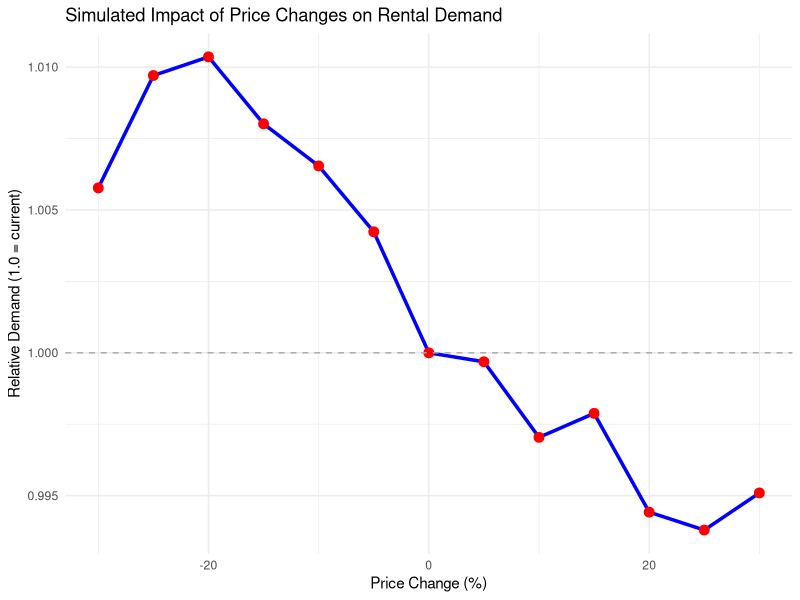
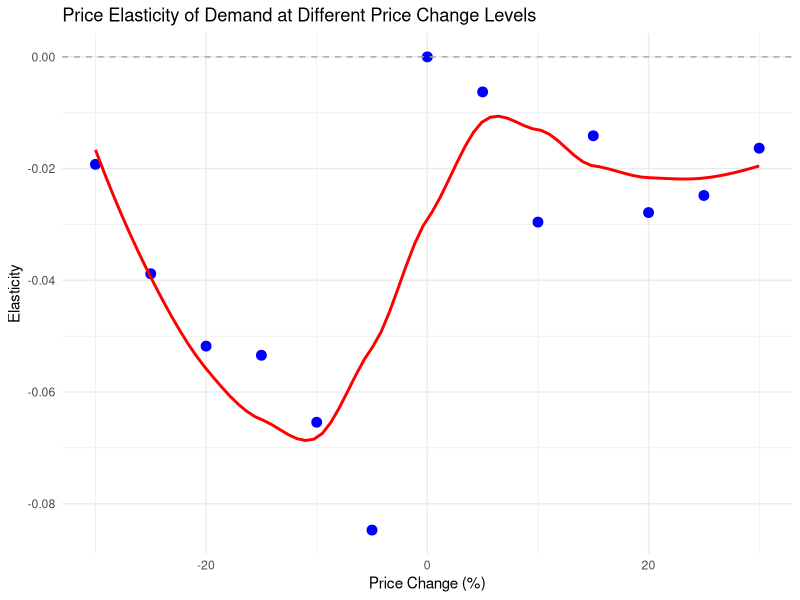
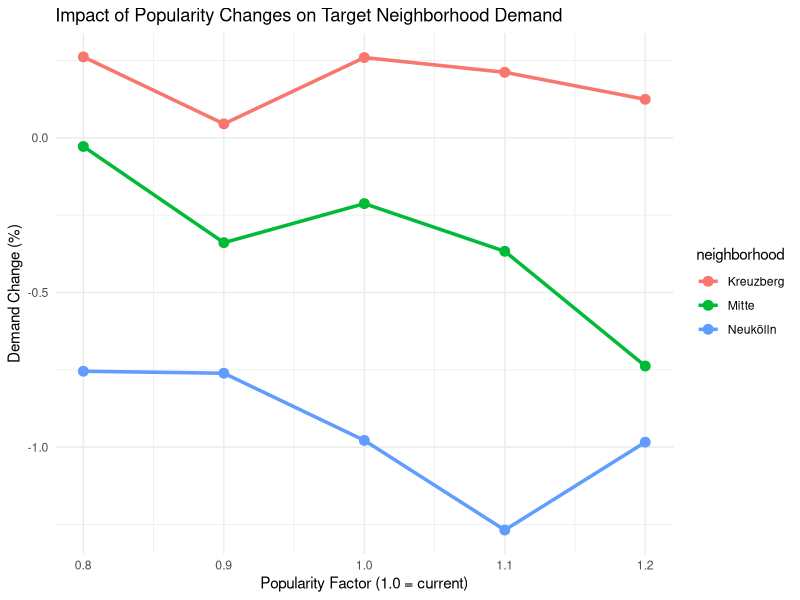
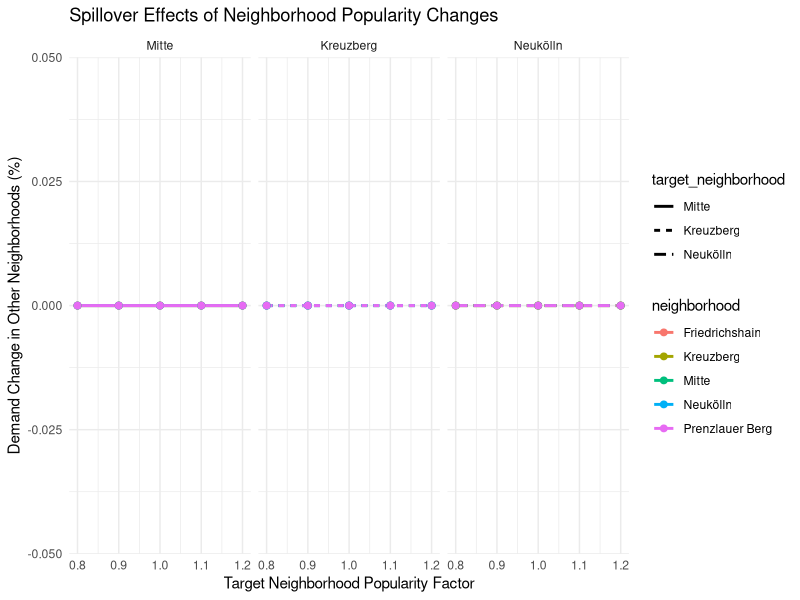
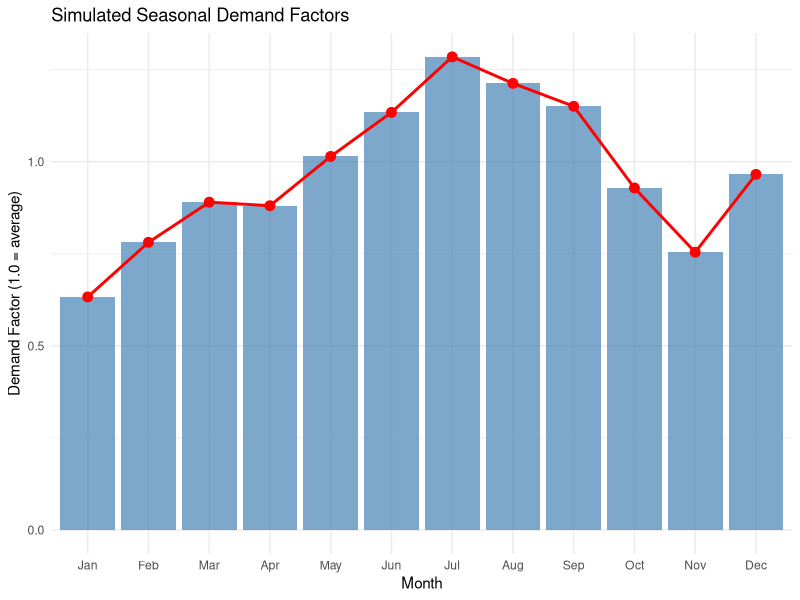
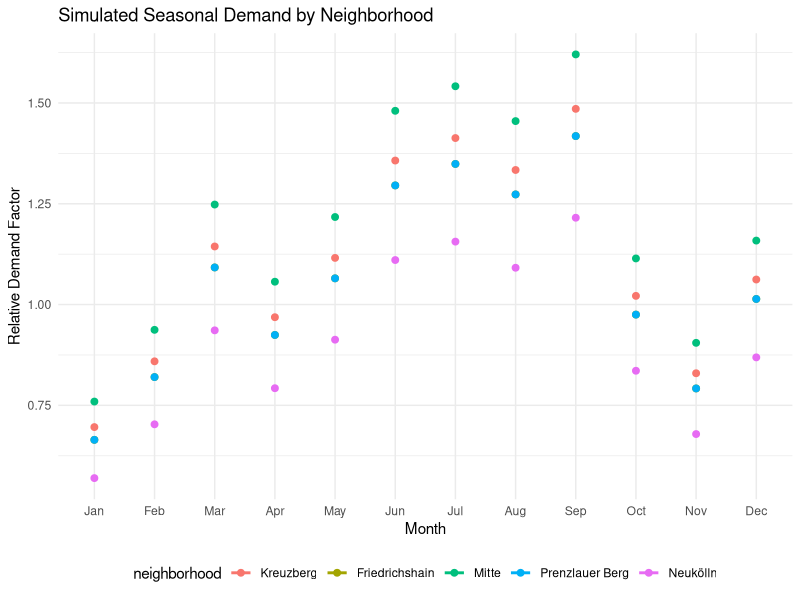
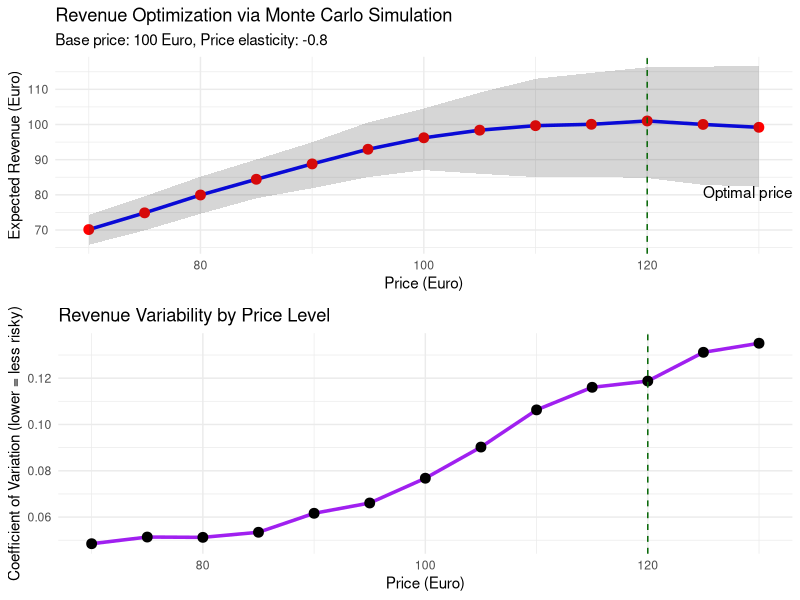
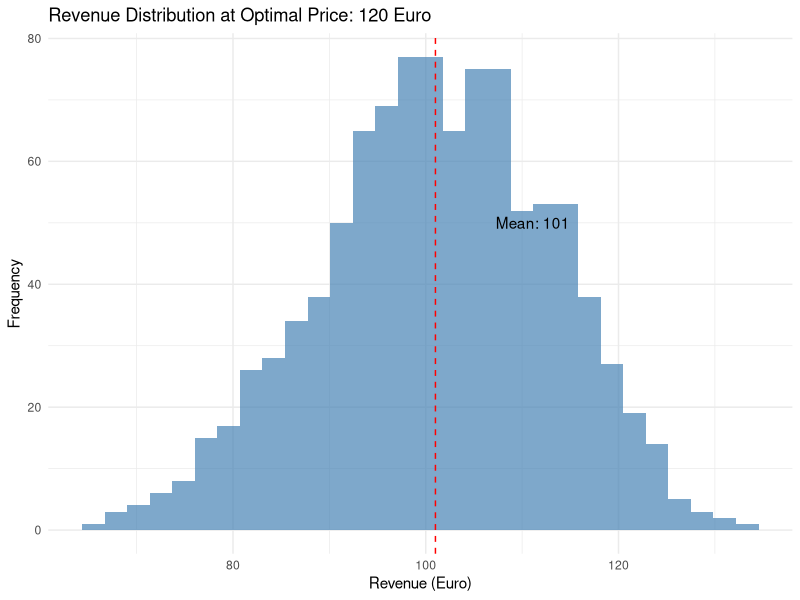

These figures' R source, in order:
## ---- chunk 1
knitr::opts_chunk$set(echo = TRUE, 
                     warning = FALSE, 
                     message = FALSE,
                     fig.width = 10, 
                     fig.height = 6)

# Load necessary libraries
library(tidyverse)      # For data manipulation and visualization
library(ggplot2)        # For visualization
library(knitr)          # For nice tables
library(randomForest)   # For the predictive model
library(lubridate)      # For date manipulation
library(forecast)       # For time series forecasting
library(MASS)           # For mvrnorm function
library(gridExtra)      # For grid.arrange
## ---- chunk 2
# Set file paths
processed_data_path <- "../data/processed/"

# Check if processed data exists
if (!file.exists(paste0(processed_data_path, "airbnb_berlin_clean.csv"))) {
  message("Processed data file not found! Please run the data preprocessing script first.")
}

# For now, create a sample dataset and model as placeholders
set.seed(123)
n <- 1000  # sample size
airbnb_data <- data.frame(
  listing_id = 1:n,
  price = runif(n, 40, 300),
  accommodates = sample(1:8, n, replace = TRUE),
  bedrooms = sample(1:4, n, replace = TRUE),
  bathrooms = sample(c(1, 1.5, 2, 2.5, 3), n, replace = TRUE),
  neighborhood = sample(c("Mitte", "Kreuzberg", "Neukölln", "Prenzlauer Berg", "Friedrichshain"), n, replace = TRUE),
  room_type = sample(c("Entire home/apt", "Private room", "Shared room"), n, replace = TRUE),
  reviews = rpois(n, 20),
  overall_rating = rnorm(n, 4.5, 0.5),
  distance_to_center = runif(n, 0, 8),
  demand_proxy = runif(n, 0, 1)
)

# Mock model training (simplified)
X <- model.matrix(~ price + accommodates + bedrooms + bathrooms + 
                    neighborhood + room_type + overall_rating + 
                    distance_to_center - 1, data = airbnb_data)
y <- airbnb_data$demand_proxy

set.seed(123)
best_model <- randomForest(X, y, ntree = 50)
## ---- chunk 3
# Define a range of price changes (percentage)
price_changes <- seq(-0.3, 0.3, by = 0.05)  # -30% to +30%

# Function to simulate demand under price changes
simulate_price_change <- function(data, model, percent_change) {
  # Create a copy of the data
  modified_data <- data
  
  # Adjust prices
  modified_data$price <- data$price * (1 + percent_change)
  
  # Create feature matrix
  X_mod <- model.matrix(~ price + accommodates + bedrooms + bathrooms + 
                         neighborhood + room_type + overall_rating + 
                         distance_to_center - 1, data = modified_data)
  
  # Predict demand
  predicted_demand <- predict(model, X_mod)
  
  # Calculate average demand
  mean_demand <- mean(predicted_demand)
  
  return(data.frame(
    price_change_percent = percent_change * 100,
    mean_demand = mean_demand,
    relative_demand = mean_demand / mean(predict(model, X))
  ))
}

# Run simulations for each price change
price_simulation_results <- map_df(price_changes, 
                                 ~simulate_price_change(airbnb_data, best_model, .))

# Visualize results
ggplot(price_simulation_results, aes(x = price_change_percent, y = relative_demand)) +
  geom_line(color = "blue", size = 1.2) +
  geom_point(color = "red", size = 3) +
  geom_hline(yintercept = 1, linetype = "dashed", color = "darkgray") +
  labs(title = "Simulated Impact of Price Changes on Rental Demand",
       x = "Price Change (%)",
       y = "Relative Demand (1.0 = current)") +
  theme_minimal()

# Calculate price elasticity of demand
price_simulation_results <- price_simulation_results %>%
  mutate(
    price_change_decimal = price_change_percent / 100,
    demand_change_percent = (relative_demand - 1) * 100,
    elasticity = ifelse(price_change_decimal != 0, 
                        demand_change_percent / price_change_percent, NA)
  )

# Average elasticity
avg_elasticity <- mean(price_simulation_results$elasticity, na.rm = TRUE)
cat("Average price elasticity of demand:", round(avg_elasticity, 2), "\n")

# Elasticity by price change
ggplot(price_simulation_results %>% filter(price_change_decimal != 0), 
       aes(x = price_change_percent, y = elasticity)) +
  geom_point(color = "blue", size = 3) +
  geom_smooth(method = "loess", se = FALSE, color = "red") +
  geom_hline(yintercept = 0, linetype = "dashed", color = "darkgray") +
  labs(title = "Price Elasticity of Demand at Different Price Change Levels",
       x = "Price Change (%)",
       y = "Elasticity") +
  theme_minimal()
## ---- chunk 4
# Function to simulate demand with neighborhood popularity shifts
simulate_neighborhood_popularity <- function(data, model, neighborhood, popularity_factor) {
  # Create a copy of the data
  modified_data <- data
  
  # Identify baseline demand by neighborhood
  X_base <- model.matrix(~ price + accommodates + bedrooms + bathrooms + 
                         neighborhood + room_type + overall_rating + 
                         distance_to_center - 1, data = data)
  base_predictions <- predict(model, X_base)
  baseline_demand <- data.frame(
    neighborhood = data$neighborhood,
    demand = base_predictions
  ) %>%
    group_by(neighborhood) %>%
    summarize(mean_demand = mean(demand))
  
  # Create new dataset with modified properties for the target neighborhood
  # For demonstration purposes, we'll simulate this by:
  # - Adjusting ratings for listings in the target neighborhood
  # - The direction and magnitude depend on the popularity_factor
  
  # Adjust ratings for the target neighborhood
  rating_change <- (popularity_factor - 1) * 0.5  # Scale the change
  modified_data$overall_rating <- ifelse(
    modified_data$neighborhood == neighborhood,
    pmin(pmax(modified_data$overall_rating + rating_change, 1), 5),  # Keep within 1-5 range
    modified_data$overall_rating
  )
  
  # Create feature matrix for modified data
  X_mod <- model.matrix(~ price + accommodates + bedrooms + bathrooms + 
                         neighborhood + room_type + overall_rating + 
                         distance_to_center - 1, data = modified_data)
  
  # Predict demand
  modified_predictions <- predict(model, X_mod)
  
  # Calculate new demand by neighborhood
  modified_demand <- data.frame(
    neighborhood = modified_data$neighborhood,
    demand = modified_predictions
  ) %>%
    group_by(neighborhood) %>%
    summarize(mean_demand = mean(demand))
  
  # Calculate demand changes
  demand_changes <- left_join(modified_demand, baseline_demand, 
                               by = "neighborhood", suffix = c("_modified", "_baseline"))
  
  demand_changes <- demand_changes %>%
    mutate(
      relative_demand = mean_demand_modified / mean_demand_baseline,
      percent_change = (mean_demand_modified / mean_demand_baseline - 1) * 100
    )
  
  # Return results
  return(list(
    neighborhood = neighborhood,
    popularity_factor = popularity_factor,
    demand_changes = demand_changes
  ))
}

# Define neighborhoods and popularity factors to simulate
neighborhoods <- c("Mitte", "Kreuzberg", "Neukölln")
popularity_factors <- c(0.8, 0.9, 1.0, 1.1, 1.2)  # 0.8 = 20% less popular, 1.2 = 20% more popular

# Create all combinations
simulation_params <- expand.grid(
  neighborhood = neighborhoods,
  popularity_factor = popularity_factors
)

# Run simulations
neighborhood_simulations <- map2(
  simulation_params$neighborhood,
  simulation_params$popularity_factor,
  ~simulate_neighborhood_popularity(airbnb_data, best_model, .x, .y)
)

# Extract results for visualization
neighborhood_results <- map_df(neighborhood_simulations, function(sim) {
  sim$demand_changes %>%
    mutate(
      target_neighborhood = sim$neighborhood,
      popularity_factor = sim$popularity_factor
    )
})

# Visualize impact on the target neighborhoods
target_results <- neighborhood_results %>%
  filter(neighborhood == target_neighborhood)

ggplot(target_results, aes(x = popularity_factor, y = percent_change, color = neighborhood)) +
  geom_line(size = 1.2) +
  geom_point(size = 3) +
  labs(title = "Impact of Popularity Changes on Target Neighborhood Demand",
       x = "Popularity Factor (1.0 = current)",
       y = "Demand Change (%)") +
  theme_minimal()

# Visualize spillover effects to other neighborhoods
spillover_results <- neighborhood_results %>%
  filter(neighborhood != target_neighborhood)

ggplot(spillover_results, aes(x = popularity_factor, y = percent_change, 
                             color = neighborhood, linetype = target_neighborhood)) +
  geom_line(size = 1) +
  geom_point(size = 2) +
  labs(title = "Spillover Effects of Neighborhood Popularity Changes",
       x = "Target Neighborhood Popularity Factor",
       y = "Demand Change in Other Neighborhoods (%)") +
  theme_minimal() +
  facet_wrap(~target_neighborhood)
## ---- chunk 5
# Create simulated seasonal demand baseline
set.seed(456)
months <- 1:12
month_names <- month.abb

# Simulate seasonal factors (higher in summer, lower in winter)
seasonal_factors <- c(0.7, 0.75, 0.85, 0.95, 1.05, 1.15, 
                      1.25, 1.2, 1.1, 0.9, 0.8, 0.9)

# Add some randomness
seasonal_factors <- seasonal_factors + rnorm(12, 0, 0.05)

# Create a dataframe for seasonal baseline
seasonal_baseline <- data.frame(
  month = month_names,
  month_num = months,
  seasonal_factor = seasonal_factors
)

# Visualize seasonal baseline
ggplot(seasonal_baseline, aes(x = factor(month, levels = month.abb), y = seasonal_factor)) +
  geom_bar(stat = "identity", fill = "steelblue", alpha = 0.7) +
  geom_line(aes(x = month_num, y = seasonal_factor, group = 1), 
            color = "red", size = 1) +
  geom_point(aes(x = month_num, y = seasonal_factor), 
             color = "red", size = 3) +
  labs(title = "Simulated Seasonal Demand Factors",
       x = "Month",
       y = "Demand Factor (1.0 = average)") +
  theme_minimal()

# Simulate event impacts
# Let's assume there are major events in March (ITB Travel Trade Show),
# June (Tech Open Air), and September (Berlin Marathon)
events <- data.frame(
  month = c("Mar", "Jun", "Sep"),
  event = c("ITB Travel Show", "Tech Open Air", "Berlin Marathon"),
  impact = c(0.15, 0.10, 0.20)  # Additional demand increase
)

# Add events to seasonal baseline
seasonal_with_events <- seasonal_baseline %>%
  left_join(events, by = "month") %>%
  mutate(
    event_impact = ifelse(is.na(impact), 0, impact),
    total_factor = seasonal_factor + event_impact
  )

# Visualize with events
events_plot <- ggplot(seasonal_with_events, aes(x = factor(month, levels = month.abb))) +
  geom_bar(aes(y = seasonal_factor), stat = "identity", fill = "steelblue", alpha = 0.7) +
  geom_bar(aes(y = event_impact), stat = "identity", fill = "coral", alpha = 0.7) +
  geom_line(aes(x = month_num, y = total_factor, group = 1), 
            color = "red", size = 1) +
  geom_point(aes(x = month_num, y = total_factor), 
             color = "red", size = 3) +
  geom_text(data = filter(seasonal_with_events, !is.na(event)),
            aes(y = total_factor + 0.05, label = event),
            angle = 90, hjust = 0, size = 3) +
  labs(title = "Seasonal Demand with Major Events",
       x = "Month",
       y = "Demand Factor") +
  theme_minimal()

# Simulate demand across neighborhoods and months
neighborhoods <- unique(airbnb_data$neighborhood)

# Create seasonal baseline for each neighborhood (some neighborhoods might have different patterns)
neighborhood_seasonality <- expand.grid(
  neighborhood = neighborhoods,
  month = month_names,
  month_num = months
) %>%
  left_join(seasonal_with_events, by = c("month", "month_num"))

# Add neighborhood-specific factors
# For example, central areas might see higher event impacts
neighborhood_seasonality <- neighborhood_seasonality %>%
  mutate(
    neighborhood_factor = case_when(
      neighborhood == "Mitte" ~ 1.2,  # More affected by tourism
      neighborhood == "Kreuzberg" ~ 1.1,  # Popular with visitors
      neighborhood == "Prenzlauer Berg" ~ 1.05,
      neighborhood == "Friedrichshain" ~ 1.05,
      neighborhood == "Neukölln" ~ 0.9,  # Less affected
      TRUE ~ 1.0
    ),
    adjusted_factor = total_factor * neighborhood_factor
  )

# Visualize seasonal patterns by neighborhood
ggplot(neighborhood_seasonality, 
       aes(x = factor(month, levels = month.abb), y = adjusted_factor, 
           color = neighborhood, group = neighborhood)) +
  geom_line(size = 1) +
  geom_point(size = 2) +
  labs(title = "Simulated Seasonal Demand by Neighborhood",
       x = "Month",
       y = "Relative Demand Factor") +
  theme_minimal() +
  theme(legend.position = "bottom")
## ---- chunk 6
# Function to simulate revenue based on price and occupancy
simulate_revenue <- function(base_price, price_elasticity, 
                            price_variability, demand_variability,
                            n_simulations = 1000) {
  
  # Generate price adjustments around the base price
  price_adjustments <- seq(0.7, 1.3, by = 0.05)  # From -30% to +30%
  
  # For each price adjustment, run n_simulations
  results <- map_df(price_adjustments, function(adj) {
    
    # Adjusted price
    adjusted_price <- base_price * adj
    
    # Mean expected demand based on price elasticity
    mean_demand <- 1 + price_elasticity * (adj - 1)
    
    # Run simulations with variability
    sim_results <- map_df(1:n_simulations, function(i) {
      # Add random variability to demand
      actual_demand <- max(0, mean_demand + rnorm(1, 0, demand_variability))
      
      # Add random variability to actual price (e.g., discounts, special offers)
      actual_price <- max(10, adjusted_price * (1 + rnorm(1, 0, price_variability)))
      
      # Calculate occupancy (0-1)
      occupancy <- pmin(1, actual_demand)
      
      # Calculate revenue
      revenue <- occupancy * actual_price
      
      # Return simulation result
      data.frame(
        simulation = i,
        price_adj = adj,
        actual_price = actual_price,
        actual_demand = actual_demand,
        occupancy = occupancy,
        revenue = revenue
      )
    })
    
    return(sim_results)
  })
  
  return(results)
}

# Run simulation for a sample property
set.seed(789)
base_price <- 100  # Base price in Euro
price_elasticity <- -0.8  # From earlier analysis
price_variability <- 0.05  # 5% standard deviation in price
demand_variability <- 0.1  # 10% standard deviation in demand

revenue_simulation <- simulate_revenue(
  base_price, 
  price_elasticity, 
  price_variability, 
  demand_variability,
  n_simulations = 1000
)

# Analyze results
revenue_summary <- revenue_simulation %>%
  group_by(price_adj) %>%
  summarize(
    mean_revenue = mean(revenue),
    median_revenue = median(revenue),
    p10_revenue = quantile(revenue, 0.1),
    p90_revenue = quantile(revenue, 0.9),
    sd_revenue = sd(revenue),
    cv_revenue = sd_revenue / mean_revenue  # Coefficient of variation
  )

# Find optimal price adjustment
optimal_adj <- revenue_summary %>%
  filter(mean_revenue == max(mean_revenue))

# Visualize revenue by price adjustment
revenue_plot <- ggplot(revenue_summary, aes(x = price_adj * base_price, y = mean_revenue)) +
  geom_line(size = 1.2, color = "blue") +
  geom_point(size = 3, color = "red") +
  geom_ribbon(aes(ymin = p10_revenue, ymax = p90_revenue), alpha = 0.2) +
  geom_vline(xintercept = optimal_adj$price_adj * base_price, 
             linetype = "dashed", color = "darkgreen") +
  annotate("text", 
           x = optimal_adj$price_adj * base_price + 5, 
           y = max(revenue_summary$mean_revenue) * 0.8,
           label = paste("Optimal price:", 
                         round(optimal_adj$price_adj * base_price, 2),
                         "Euro"),
           hjust = 0) +
  labs(title = "Revenue Optimization via Monte Carlo Simulation",
       subtitle = paste("Base price:", base_price, "Euro, Price elasticity:", price_elasticity),
       x = "Price (Euro)",
       y = "Expected Revenue (Euro)") +
  theme_minimal()

# Visualize risk (coefficient of variation) by price adjustment
risk_plot <- ggplot(revenue_summary, aes(x = price_adj * base_price, y = cv_revenue)) +
  geom_line(size = 1.2, color = "purple") +
  geom_point(size = 3) +
  geom_vline(xintercept = optimal_adj$price_adj * base_price, 
             linetype = "dashed", color = "darkgreen") +
  labs(title = "Revenue Variability by Price Level",
       x = "Price (Euro)",
       y = "Coefficient of Variation (lower = less risky)") +
  theme_minimal()

# Display plots
grid.arrange(revenue_plot, risk_plot, nrow = 2)

# Distribution of revenue at optimal price
optimal_dist <- revenue_simulation %>%
  filter(price_adj == optimal_adj$price_adj)

ggplot(optimal_dist, aes(x = revenue)) +
  geom_histogram(bins = 30, fill = "steelblue", alpha = 0.7) +
  geom_vline(xintercept = mean(optimal_dist$revenue), 
             linetype = "dashed", color = "red") +
  annotate("text", 
           x = mean(optimal_dist$revenue) * 1.1, 
           y = 50,
           label = paste("Mean:", round(mean(optimal_dist$revenue), 2))) +
  labs(title = paste("Revenue Distribution at Optimal Price:", 
                     round(optimal_adj$price_adj * base_price, 2), "Euro"),
       x = "Revenue (Euro)",
       y = "Frequency") +
  theme_minimal()
